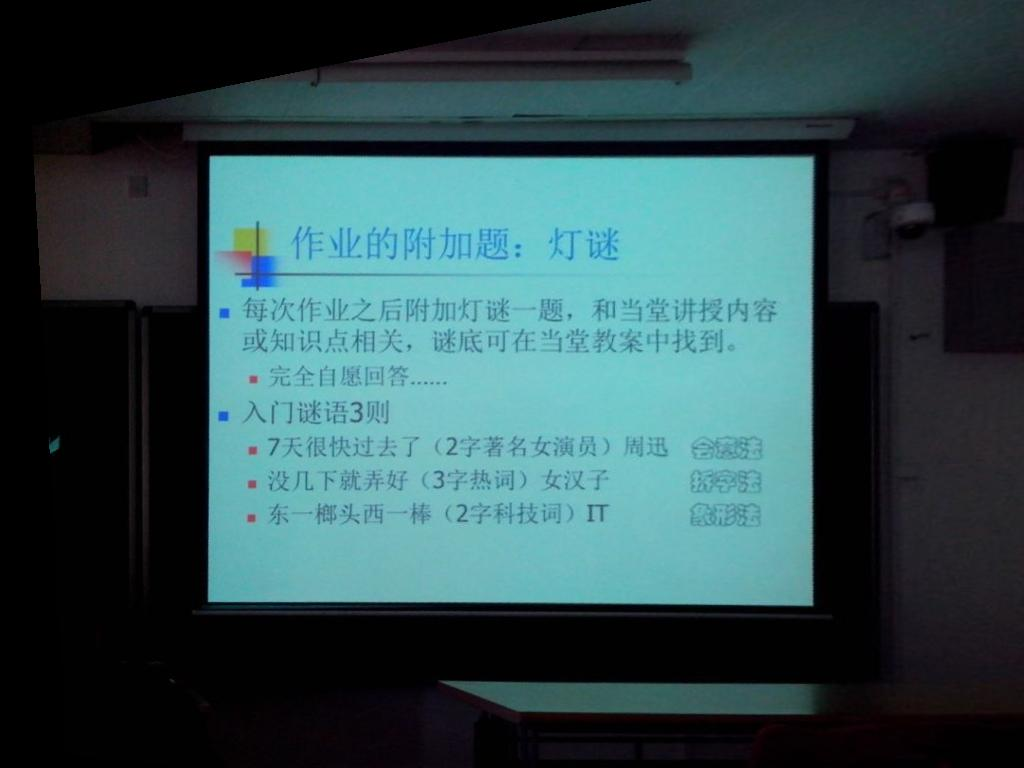
%> input picture related_project/Deblur_Summary/Codes/11_BlindDeconvolutionUsingaNormalizedSparsityMeasure_Fergus/rtest10.jpg, 1024 x 768 px
$ octave test_blind_deconv.m   (GNU Octave 9; MATLAB toolbox functions it lacks are replaced by stand-ins)
%> lines starting %> are read from the running program, lines starting %| are printed output that depends on the picture
### related_project/Deblur_Summary/Codes/11_BlindDeconvolutionUsingaNormalizedSparsityMeasure_Fergus/ms_blind_deconv.m
function [yorig, deblur, kernel, opts] = ms_blind_deconv(fn, opts)
%> called with fn = 'rtest10.jpg'

%
% Do multi-scale blind deconvolution given input file name and options
% structure opts. Returns a double deblurred image along with estimated
% kernel. Following the kernel estimation, a non-blind deconvolution is run.
%
% Copyright (2011): Dilip Krishnan, Rob Fergus, New York University.
%

if (isempty(fn))
  if (isempty(opts.blur))
    fprintf('No image provided in fn or opts.blur!!!\n');
    return;
  else
    y = opts.blur;
  end;
else
  y = im2double(imread(fn));
end;

% prescale the image if it's too big; kernel size is defined for the SCALED image
for k = 1:size(y, 3)
  y1(:, :, k) = imresize(y(:, :, k), opts.prescale, 'bilinear');
end;
y = y1;

% save off for non-blind deconvolution
yorig = y;

% gamma correct
y = y.^opts.gamma_correct;

% use a window to estimate kernel
if (~isempty(opts.kernel_est_win))
  w = opts.kernel_est_win;
  if (size(y, 3) == 3)
    y = rgb2gray(y([w(1):w(3)], [w(2):w(4)], :));
  end;
else
  if (size(y, 3) == 3)
    y = rgb2gray(y);
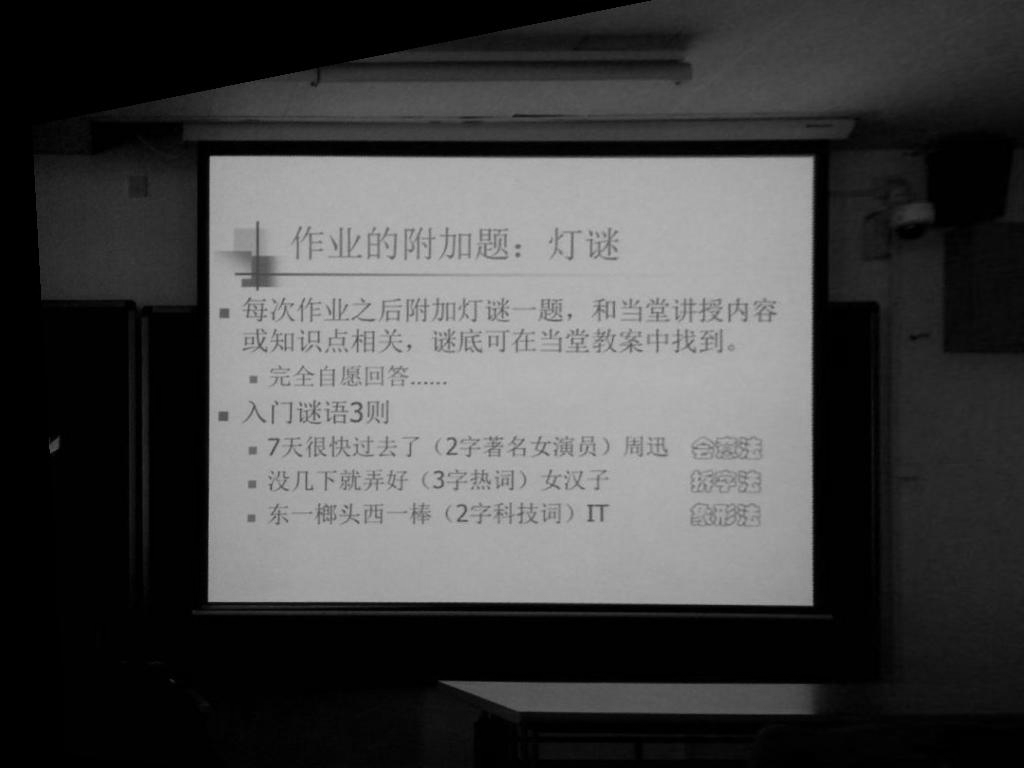
%> y: size 768x1024 double; min 0, max 0.741, mean 0.269
  end;
end;

b = zeros(opts.kernel_size);
bhs = floor(size(b, 1)/2);

% set kernel size for coarsest level - must be odd
minsize = max(3, 2*floor(((opts.kernel_size - 1)/16)) + 1);
fprintf('Kernel size at coarsest level is %d\n', minsize);

% derivative filters
dx = [-1 1; 0 0];
dy = [-1 0; 1 0];

% l2 norm of gradient images
l2norm = 6;

resize_step = sqrt(2);
% determine number of scales
num_scales = 1;
tmp = minsize;
while(tmp < opts.kernel_size)
  ksize(num_scales) = tmp;
  num_scales = num_scales + 1;
  tmp = ceil(tmp * resize_step);
  if (mod(tmp, 2) == 0)
    tmp = tmp + 1;
  end;
end;
ksize(num_scales) = opts.kernel_size;


% blind deconvolution - multiscale processing
for s = 1:num_scales
  if (s == 1)
    % at coarsest level, initialize kernel
    ks{s} = init_kernel(ksize(1));
    k1 = ksize(1);
    k2 = k1; % always square kernel assumed
  else
    % upsample kernel from previous level to next finer level
    k1 = ksize(s);
    k2 = k1; % always square kernel assumed

    % resize kernel from previous level
    tmp = ks{s-1};
    tmp(tmp<0) = 0;
    tmp = tmp/sum(tmp(:));
    ks{s} = imresize(tmp, [k1 k2], 'bilinear');
    % bilinear interpolation not guaranteed to sum to 1 - so renormalizes
    ks{s}(ks{s} < 0) = 0;
    sumk = sum(ks{s}(:));
    ks{s} = ks{s}./sumk;
  end;

  % image size at this level
  r = floor(size(y, 1) * k1 / size(b, 1));
  c = floor(size(y, 2) * k2 / size(b, 2));

  if (s == num_scales)
    r = size(y, 1);
    c = size(y, 2);
  end;

  fprintf('Processing scale %d/%d; kernel size %dx%d; image size %dx%d\n', ...
            s, num_scales, k1, k2, r, c);


  % resize y according to the ratio of filter sizes
  ys = imresize(y, [r c], 'bilinear');
  yx = conv2(ys, dx, 'valid');
  yy = conv2(ys, dy, 'valid');

  c = min(size(yx, 2), size(yy, 2));
  r = min(size(yx, 1), size(yy, 1));

  g = [yx yy];

  % normalize to have l2 norm of a certain size
  tmp1 = g(:, 1:c);
  tmp1 = tmp1*l2norm/norm(tmp1(:));
  g(:, 1:c) = tmp1;
  tmp1 = g(:, c+1:end);
  tmp1 = tmp1*l2norm/norm(tmp1(:));
  g(:, c+1:end) = tmp1;

  if (s == 1)
    ls{s} = g;
  else
    if (error_flag ~= 0)
      ls{s} = g;
    else
      % upscale the estimated derivative image from previous level
      c1 = (size(ls{s - 1}, 2)) / 2;
      tmp1 = ls{s - 1}(:, 1:c1);
      tmp1_up = imresize(tmp1, [r c], 'bilinear');
      tmp2 = ls{s - 1}(:, c1 + 1 : end);
      tmp2_up = imresize(tmp2, [r c], 'bilinear');
      ls{s} = [tmp1_up tmp2_up];
    end;
  end;

  tmp1 = ls{s}(:, 1:c);
  tmp1 = tmp1*l2norm/norm(tmp1(:));
  ls{s}(:, 1:c) = tmp1;
  tmp1 = ls{s}(:, c+1:end);
  tmp1 = tmp1*l2norm/norm(tmp1(:));
  ls{s}(:, c+1:end) = tmp1;

  % call kernel estimation for this scale
  opts.lambda{s} = opts.min_lambda;

  [ls{s} ks{s} error_flag] = ss_blind_deconv(g, ls{s}, ks{s}, opts.lambda{s}, ...
                                               opts.delta, opts.x_in_iter, opts.x_out_iter, ...
                                               opts.xk_iter, opts.k_reg_wt);

  if (error_flag < 0)
    ks{s}(:) = 0;
    ks{s}(ceil(size(ks{s}, 1)/2), ceil(size(ks{s}, 2)/2)) = 1;
    fprintf('Bad error - just set output to delta kernel and return\n');
  end;

   % center the kernel
  c1 = (size(ls{s}, 2)) / 2;
  tmp1 = ls{s}(:, 1:c1);
  tmp2 = ls{s}(:, c1 + 1 : end);
  [tmp1_shifted tmp2_shifted ks{s}] = center_kernel_separate(tmp1, tmp2, ks{s});
  ls{s} = [tmp1_shifted tmp2_shifted];

  % set elements below threshold to 0
  if (s == num_scales)
    kernel = ks{s};
    kernel(kernel(:) < opts.k_thresh * max(kernel(:))) = 0;
    kernel = kernel / sum(kernel(:));
  end;
end;
%> this loop made 1 pass
%> pass 1, in ms_blind_deconv, `yx = conv2(ys, dx, 'valid');`:
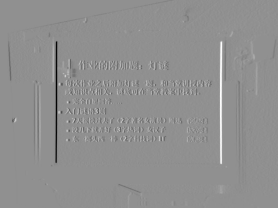
%> yx: size 208x278 double; min -0.432, max 0.331, mean -0.000357; drawn with min black and max white
%> pass 1, in ms_blind_deconv, `yy = conv2(ys, dy, 'valid');`:
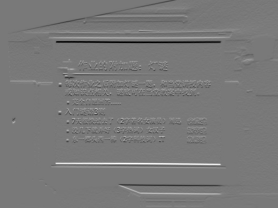
%> yy: size 208x278 double; min -0.386, max 0.426, mean 0.000324; drawn with min black and max white
%> pass 1, in ms_blind_deconv, `g = [yx yy];`:
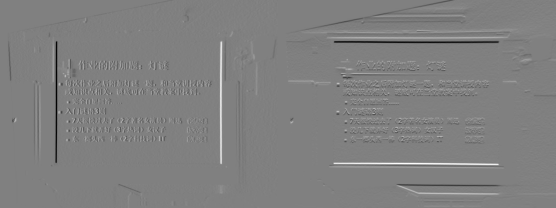
%> g: size 208x556 double; min -0.432, max 0.426, mean -1.65e-05; drawn with min black and max white

padsize = bhs;
dx = [1 -1];
dy = dx';

if (opts.use_ycbcr)
  if (size(yorig, 3) == 3)
    ycbcr = rgb2ycbcr(yorig);
  else
    ycbcr = yorig;
  end;
  opts.nb_alpha = 1;
end;

if (opts.use_ycbcr == 1)
    ypad = padarray(ycbcr(:,:,1), [padsize padsize], 'replicate', 'both');
    for a = 1:4
      ypad = edgetaper(ypad, kernel);
    end;

    tmp = fast_deconv_bregman(ypad, kernel, opts.nb_lambda, opts.nb_alpha);
    deblur(:, :, 1) = tmp(bhs + 1 : end - bhs, bhs + 1 : end - bhs);
    if (size(ycbcr, 3) == 3)
      deblur(:, :, 2:3) = ycbcr(:, :, 2:3);
      deblur = ycbcr2rgb(deblur);
    end;
else
  for j = 1:3
    ypad = padarray(yorig(:, :, j), [1 1] * bhs, 'replicate', 'both');
    for a = 1:4
      ypad = edgetaper(ypad, kernel);
    end;

    tmp = fast_deconv_bregman(ypad, kernel, opts.nb_lambda, opts.nb_alpha);
    deblur(:, :, j) = tmp(bhs + 1 : end - bhs, bhs + 1 : end - bhs);
  end;
end;

figure; imagesc([uint8(255*yorig) uint8(255*deblur)]); title(['Blurred/' ...
                    'deblurred']);
figure; imagesc(kernel); colormap gray; title('Kernel');

function [k] = init_kernel(minsize)
  k = zeros(minsize, minsize);
  k((minsize - 1)/2, (minsize - 1)/2:(minsize - 1)/2+1) = 1/2;

### related_project/Deblur_Summary/Codes/11_BlindDeconvolutionUsingaNormalizedSparsityMeasure_Fergus/ss_blind_deconv.m
function [x, k, error_flag] = ss_blind_deconv(y, x, k, lambda, delta, ...
                                              x_in_iter, x_out_iter, ...
                                              xk_iter, k_reg_wt)

%
% Do single-scale blind deconvolution using the input initializations
% x and k. The cost function being minimized is: min_{x,k}
% \lambda/2 |y - x \oplus k|^2 + |x|_1/|x|_2 + k_reg_wt*|k|_1
%

k_init = k;
khs = floor(size(k, 1) / 2);

[m, n] = size(y);
[k1, k2] = size(k);
m2 = n / 2;

% arrays to hold costs
lcost = [];
pcost = [];
totiter = 1;
error_flag = 0;

% Split y into 2 parts: x and y gradients; handle independently throughout
y1{1} = y(:, 1 : m2);
y1{2} = y(:, m2 + 1 : end);
y2{1} = y1{1}(khs + 1 : end - khs, khs + 1 : end - khs);
y2{2} = y1{2}(khs + 1 : end - khs, khs + 1 : end - khs);

x1{1} = x(:, 1 : m2);
x1{2} = x(:, m2 + 1 : end);

tmp1{1} = conv2(x1{1}, k, 'same') - y1{1};
tmp1{2} = conv2(x1{2}, k, 'same') - y1{2};

lcost(totiter) = (lambda/2)*(norm(tmp1{1}(:))^2 + norm(tmp1{2}(:))^2);
pcost(totiter) = norm(x1{1}(:), 1)/norm(x1{1}(:)) + norm(x1{2}(:), 1)/norm(x1{2}(:));

normy(1) = norm(y1{1}(:));
normy(2) = norm(y1{2}(:));

% mask
mask{1} = ones(size(x1{1}));
mask{2} = ones(size(x1{2}));

lambda_orig = lambda;
delta_orig = delta;

for iter = 1:xk_iter
  lambda = lambda_orig; %/(1.15^(xk_iter-iter)); % seems to work better
                        %without this
  skip_rest = 0;

  totiter_before_x = totiter;
  cost_before_x = lcost(totiter) + pcost(totiter);
  x2 = x1;

  while (delta > 1e-4)
    for out_iter = 1 : x_out_iter
      if (skip_rest)
        break;
      end;

      normx(1) = norm(x1{1}(:));
      normx(2) = norm(x1{2}(:));

      beta(1) = lambda * normx(1);
      beta(2) = lambda * normx(2);

      for inn_iter=1 : x_in_iter
        if (skip_rest)
          break;
        end;

        totiter = totiter + 1;
        lambdas(totiter) = lambda;
        x1prev = x1;

        v{1} = x1prev{1} + beta(1)*delta*conv2((y1{1} - conv2(x1prev{1}, k, 'same')) .* mask{1}, flipud(fliplr(k)), 'same');
        v{2} = x1prev{2} + beta(2)*delta*conv2((y1{2} - conv2(x1prev{2}, k, 'same')) .* mask{2}, flipud(fliplr(k)), 'same');

        x1{1} = max(abs(v{1}) - delta, 0) .* sign(v{1});
        x1{2} = max(abs(v{2}) - delta, 0) .* sign(v{2});

        tmp1{1} = conv2(x1{1}, k, 'same') - y1{1};
        tmp1{2} = conv2(x1{2}, k, 'same') - y1{2};

        lcost(totiter) = (lambda/2)*(norm(tmp1{1}(:))^2 + norm(tmp1{2}(:))^2);
        pcost(totiter) = norm(x1{1}(:), 1)/norm(x1{1}(:)) + norm(x1{2}(:), 1)/norm(x1{2}(:));
      end;
    end;

    % prevent blow up in costs due to going uphill; since l1/l2 is so
    % nonconvex it is sometimes difficult to prevent going uphill crazily.
    cost_after_x = lcost(totiter) + pcost(totiter);
    if (cost_after_x > 3*cost_before_x)
      totiter = totiter_before_x;
      x1 = x2;
      delta = delta/2;
      %break;
    else
      break;
    end;
  end;

  % set up options for the kernel estimation
  opts.use_fft = 1;
  opts.lambda = k_reg_wt;
  opts.pcg_tol=1e-4;
  opts.pcg_its = 1;

  k_prev = k;
%> the run ends on the next line
  k = pcg_kernel_irls_conv(k_prev, x1, y2, opts); % using conv2's
  k(k < 0) = 0;
  sumk = sum(k(:));
  k = k ./ sumk;
end;

% combine back into output
x(:, 1 : m2) = x1{1};
x(:, m2 + 1 : end) = x1{2};

### related_project/Deblur_Summary/Codes/11_BlindDeconvolutionUsingaNormalizedSparsityMeasure_Fergus/test_blind_deconv.m
opts.kernel_size = 25;

% set kernel_est_win to be the window used for estimating the kernel - if
% this option is empty, whole image will be used
opts.kernel_est_win = [];

% set initial downsampling size for really large images
opts.prescale = 1;

% This is the weight on the likelihood term - it should be decreased for
% noisier images; decreasing it usually makes the kernel "fatter";
% increasing makes the kernel "thinner".
opts.min_lambda = 100;

% Kernel regularization weight
opts.k_reg_wt = 0.0;

% set this to 1 for no gamma correction - default 1.0
opts.gamma_correct = 1.0;

% threshold on fine scale kernel elements
opts.k_thresh = 0.0;

% kernel initialiazation at coarsest level
% 0 = uniform; 1 = vertical bar; 2 = horizontal bar; 3 = tiny 2-pixel
% wide kernel at coarsest level
opts.kernel_init = 3;

% delta step size for ISTA updates; increasing this delta size is not a
% good idea since it may cause divergence. On the other hand decreasing
% it too much will make convergence much slower.
opts.delta = 0.001;

% inner/outer iterations for x estimation
opts.x_in_iter = 2;
opts.x_out_iter = 2;

% maximum number of x/k alternations per level; this is a trade-off
% between performance and quality.
opts.xk_iter = 21;

% non-blind settings
opts.nb_lambda = 3000;
opts.nb_alpha = 1.0;
opts.use_ycbcr = 1;

% [10 lines of commented-out code are left out]
fn = 'rtest10.jpg'; opts.kernel_size = 11;

[blur, deblur, kernel, opts] = ms_blind_deconv(fn, opts);

$ run again, with related_project/Deblur_Summary/Codes/11_BlindDeconvolutionUsingaNormalizedSparsityMeasure_Fergus/pietro.tif saved as related_project/Deblur_Summary/Codes/11_BlindDeconvolutionUsingaNormalizedSparsityMeasure_Fergus/rtest10.jpg
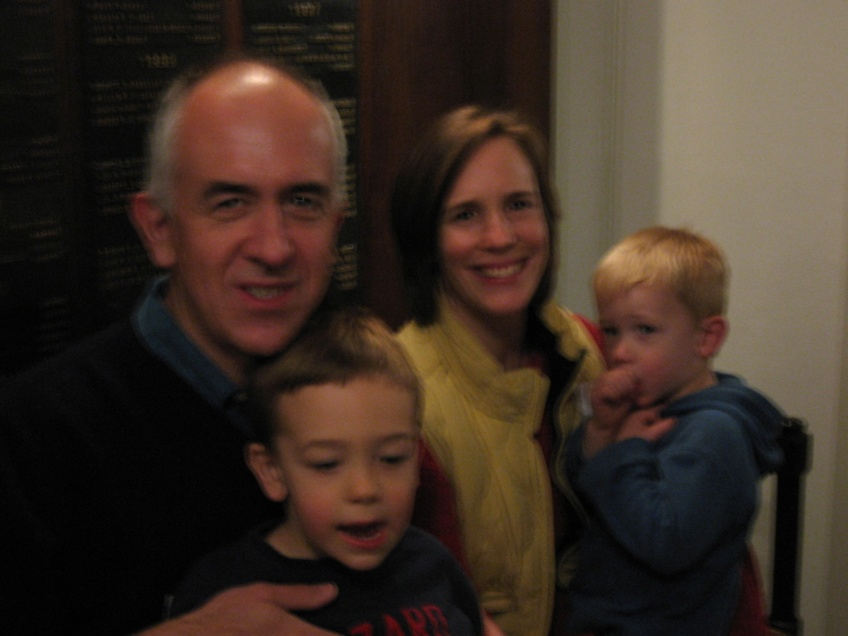
%> input picture related_project/Deblur_Summary/Codes/11_BlindDeconvolutionUsingaNormalizedSparsityMeasure_Fergus/pietro.tif, 848 x 636 px
%> the loop in ms_blind_deconv, `for s = 1:num_scales` made 1 pass
%> pass 1, in ms_blind_deconv, `yy = conv2(ys, dy, 'valid');`:
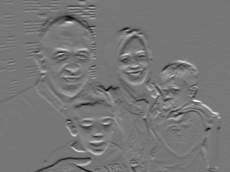
%> yy: size 172x230 double; min -0.174, max 0.201, mean 0.00057; drawn with min black and max white
%> pass 1, in ms_blind_deconv, `g = [yx yy];`:
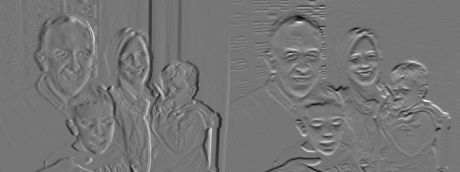
%> g: size 172x460 double; min -0.174, max 0.201, mean -0.0005; drawn with min black and max white

$ run again, with related_project/Deblur_Summary/Codes/11_BlindDeconvolutionUsingaNormalizedSparsityMeasure_Fergus/mukta.jpg copied over related_project/Deblur_Summary/Codes/11_BlindDeconvolutionUsingaNormalizedSparsityMeasure_Fergus/rtest10.jpg
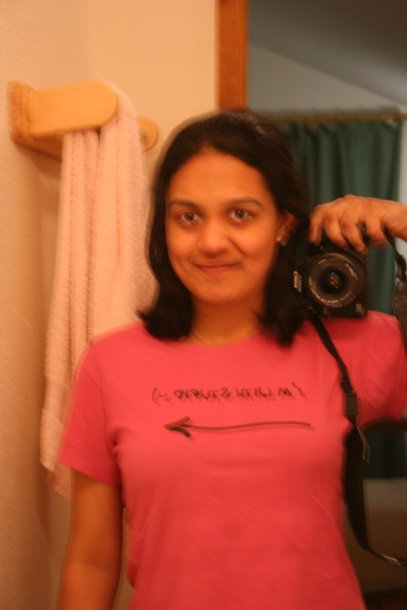
%> input picture related_project/Deblur_Summary/Codes/11_BlindDeconvolutionUsingaNormalizedSparsityMeasure_Fergus/mukta.jpg, 407 x 610 px
%> the loop in ms_blind_deconv, `for s = 1:num_scales` made 1 pass
%> pass 1, in ms_blind_deconv, `yy = conv2(ys, dy, 'valid');`:
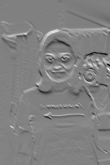
%> yy: size 165x110 double; min -0.254, max 0.248, mean 0.00101; drawn with min black and max white
%> pass 1, in ms_blind_deconv, `g = [yx yy];`:
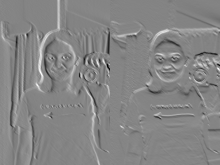
%> g: size 165x220 double; min -0.289, max 0.267, mean 0.00194; drawn with min black and max white
